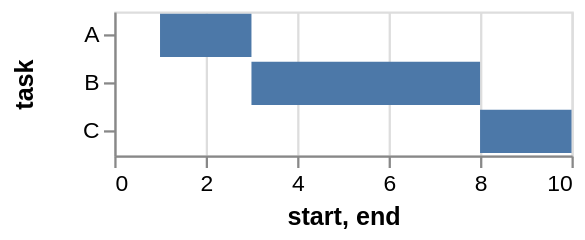

Specify this chart in Vega-Lite:
### Vega specification from a JSON file in a GitHub repository (floating-point values rounded to 4 significant figures)
{"$schema": "https://vega.github.io/schema/vega/v4.json", "description": "A simple bar chart with ranged data (aka Gantt Chart).", "autosize": "pad", "padding": 5, "width": 200, "style": "cell", "data": [{"name": "source_0", "values": [{"task": "A", "start": 1, "end": 3}, {"task": "B", "start": 3, "end": 8}, {"task": "C", "start": 8, "end": 10}]}, {"name": "data_0", "source": "source_0", "transform": [{"type": "formula", "expr": "toNumber(datum[\"start\"])", "as": "start"}, {"type": "formula", "expr": "toNumber(datum[\"end\"])", "as": "end"}, {"type": "filter", "expr": "datum[\"start\"] !== null && !isNaN(datum[\"start\"])"}]}], "signals": [{"name": "y_step", "value": 21}, {"name": "height", "update": "bandspace(domain('y').length, 0.1, 0.05) * y_step"}], "marks": [{"name": "marks", "type": "rect", "style": ["bar"], "from": {"data": "data_0"}, "encode": {"update": {"fill": {"value": "#4c78a8"}, "x": {"scale": "x", "field": "start"}, "x2": {"scale": "x", "field": "end"}, "y": {"scale": "y", "field": "task"}, "height": {"scale": "y", "band": true}}}}], "scales": [{"name": "x", "type": "linear", "domain": {"data": "data_0", "fields": ["start", "end"]}, "range": [0, {"signal": "width"}], "nice": true, "zero": true}, {"name": "y", "type": "band", "domain": {"data": "data_0", "field": "task", "sort": true}, "range": {"step": {"signal": "y_step"}}, "paddingInner": 0.1, "paddingOuter": 0.05}], "axes": [{"scale": "x", "orient": "bottom", "grid": false, "title": "start, end", "labelFlush": true, "labelOverlap": true, "tickCount": {"signal": "ceil(width/40)"}, "zindex": 1}, {"scale": "x", "orient": "bottom", "grid": true, "tickCount": {"signal": "ceil(width/40)"}, "gridScale": "y", "domain": false, "labels": false, "maxExtent": 0, "minExtent": 0, "ticks": false, "zindex": 0}, {"scale": "y", "orient": "left", "grid": false, "title": "task", "labelOverlap": true, "zindex": 1}], "config": {"axisY": {"minExtent": 30}}}
